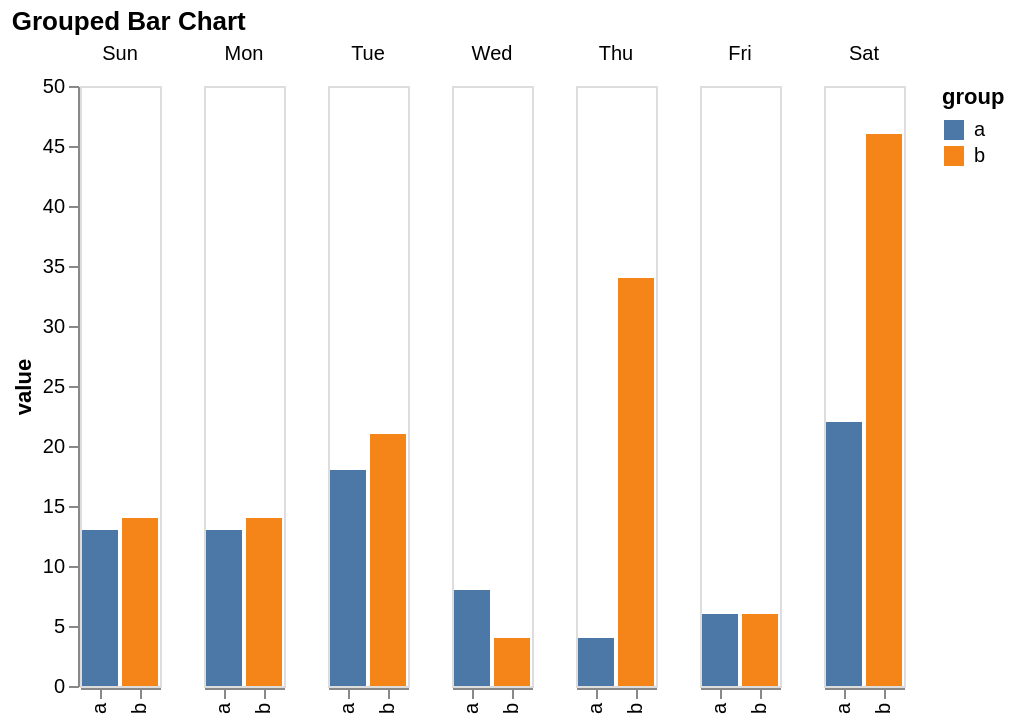

Write a Vega-Lite specification for this figure.
### Vega-Lite specification from a JSON file in a GitHub repository (floating-point values rounded to 4 significant figures)
{"$schema": "https://vega.github.io/schema/vega-lite/v5.json", "title": {"text": "Grouped Bar Chart"}, "mark": "bar", "encoding": {"column": {"field": "label", "type": "temporal", "title": "", "timeUnit": "utcday"}, "y": {"field": "value", "type": "quantitative", "axis": {"title": "value", "grid": false}}, "x": {"field": "group", "type": "nominal", "axis": {"title": ""}}, "color": {"field": "group", "type": "nominal"}}, "data": {"values": [{"label": "2020-05-20", "group": "a", "value": 8}, {"label": "2020-05-20", "group": "b", "value": 4}, {"label": "2020-05-21", "group": "a", "value": 4}, {"label": "2020-05-21", "group": "b", "value": 34}, {"label": "2020-05-22", "group": "a", "value": 6}, {"label": "2020-05-22", "group": "b", "value": 6}, {"label": "2020-05-23", "group": "a", "value": 22}, {"label": "2020-05-23", "group": "b", "value": 46}, {"label": "2020-05-24", "group": "a", "value": 13}, {"label": "2020-05-24", "group": "b", "value": 14}, {"label": "2020-05-25", "group": "a", "value": 13}, {"label": "2020-05-25", "group": "b", "value": 14}, {"label": "2020-05-26", "group": "a", "value": 18}, {"label": "2020-05-26", "group": "b", "value": 21}]}}
